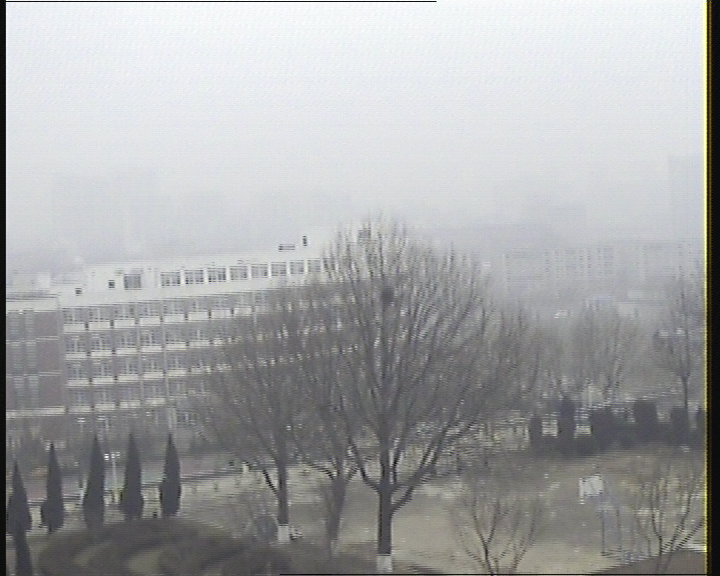
%> input picture Contrast Enhancement/Contrast Enhancement Methods/RSIHE/6.bmp, 720 x 576 px
$ octave QDHE.m   (GNU Octave 9; MATLAB toolbox functions it lacks are replaced by stand-ins)
%> lines starting %> are read from the running program, lines starting %| are printed output that depends on the picture
clc;
close all;
clear all;
WAAD_img= imread('F:\6.bmp');
%> WAAD_img is the input picture: size 576x720x3 uint8; mean R, G, B 165, 166, 166.8
WAAD_img= rgb2gray(WAAD_img);figure,imshow(WAAD_img),title('original image')
% WAAD_hist=Fn_get_hist(WAAD_img,R,C);
WAAD_hist=imhist(uint8(WAAD_img))';
%> WAAD_hist = 256 values, max 5462 at index 230, min 0 at index 256, mean 1620
m = zeros(1,5);
[R C] = size(WAAD_img);
%> R = 576; C = 720
for i = 1 : 256
    if WAAD_hist(i)>R*C/100000;     m(1) = i; break;
    end
end
%> after the loop, m = [2 0 0 0 0]
for i = 256 :-1: 1
    if WAAD_hist(i)>R*C/100000;     m(5) = i; break;
    end
end
%> after the loop, m = [2 0 0 0 254]
cdf_data = cumsum(WAAD_hist)/(R*C);
%> cdf_data = 256 values from 4.82e-06 to 1
[val idx] = find(cdf_data >= 0.25 &cdf_data < 0.50);
%> val = 50 values from 1 to 1; idx = 50 values from 117 to 166
if size(idx) ~= 0
    m(2) = idx(1);
    m(3) = idx(end);
else
    [val idx] = find(cdf_data > 0);
    m(2) = m(1);
    m(3) = m(1);
end
[val idx] = find(cdf_data >= 0.75);
%> val = 31 values from 1 to 1; idx = 31 values from 226 to 256
m(4) = idx(1)-1;
% cliping
avgFreqOfimage = floor(R*C/256);
%> avgFreqOfimage = 1620
chist_data = zeros(1,256);
for i = 1 :256
    if WAAD_hist(i) >= avgFreqOfimage
        chist_data(i) = avgFreqOfimage;
    else
    chist_data(i) = WAAD_hist(i);
    end
end
%> after the loop, chist_data = 256 values, max 1620 at index 15, min 0 at index 256, mean 1073.2
span= zeros(1,4);
for i = 1 : 4
    span(i) = m(i+1)-m(i);
end
%> after the loop, span = [115 49 59 29]
range = round(256*span/sum(span));
%> range = [117 50 60 29]
sepPosition = cumsum([0 range]);
%> sepPosition = [0 117 167 227 256]
new_cdf= zeros(1,256);
map = zeros(1,256);
for i = 1 : 4
     if i==1
         temp = cumsum(chist_data(m(i):m(i+1)));
        new_cdf(m(i):m(i+1)) = temp/temp(end);
        map(m(i):m(i+1)) = round(range(i)*new_cdf(m(i):m(i+1)));
     else
         temp = cumsum(chist_data(m(i):m(i+1)));
        new_cdf(m(i):m(i+1)) = temp/temp(end);
        map(m(i):m(i+1)) = round(range(i)*new_cdf(m(i):m(i+1))+sepPosition(i));
    end
end
%> after the loop, map = 256 values, max 256 at index 252, min 0 at index 1, mean 115.2; new_cdf = 256 values, max 1 at index 254, min 0 at index 1, mean 0.393; temp = 30 values from 1620 to 43936
QDHE_img = zeros(R,C);
for i = 1: R
    for j = 1: C
%         QDHE_img(i,j) = map(WAAD_img(i,j));
QDHE_img(i,j) = map(1 + int16(WAAD_img(i,j)));
    end
end
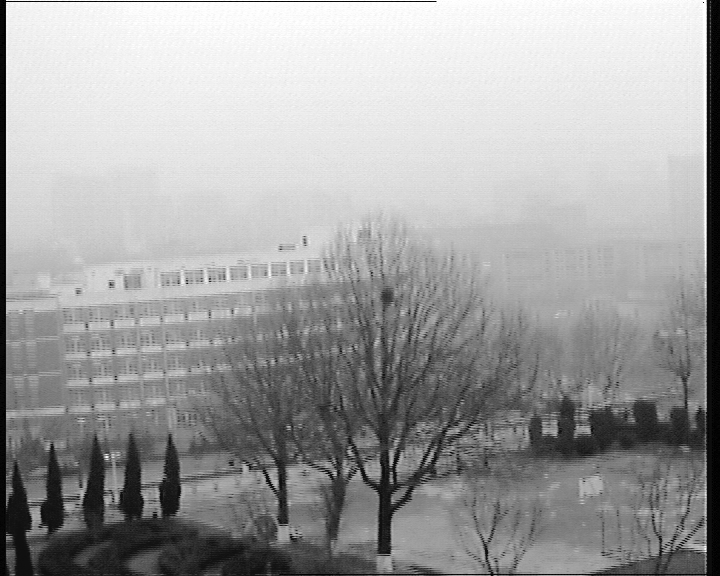
%> QDHE_img: size 576x720 double; min 0, max 256, mean 162.3; drawn with min black and max white
QDHE_img = uint8(QDHE_img);
%> QDHE_img: size 576x720 uint8
        figure, imshow(QDHE_img),title('QHDE')
